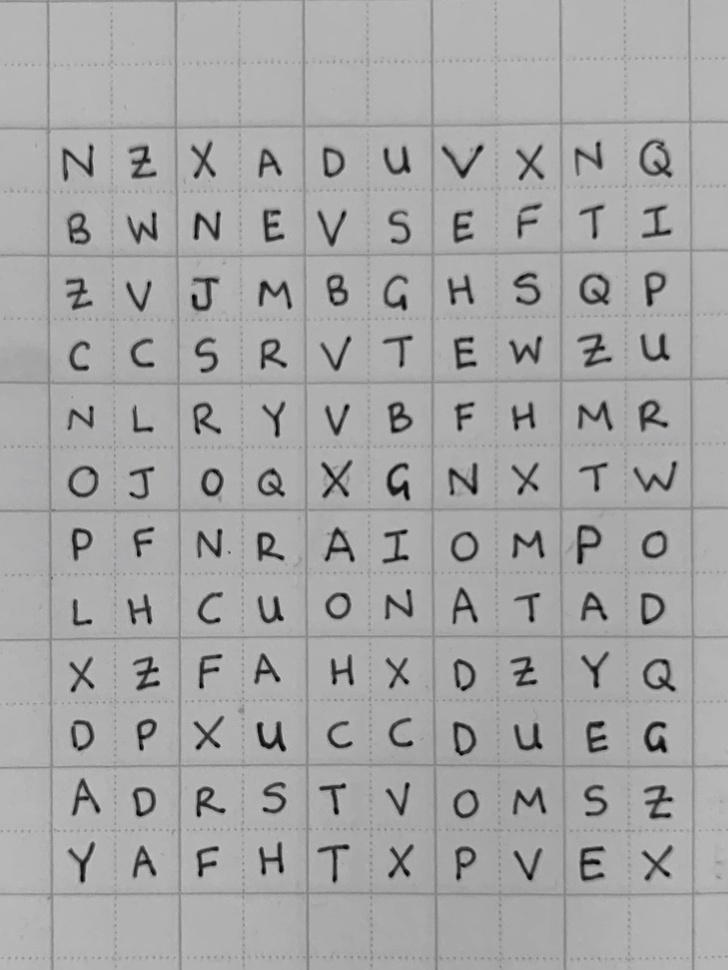
#> input picture assets/start.jpg, 728 x 970 px, shrunk from 980 x 1306 before the run
$ python ocr.py
#> lines starting #> are read from the running program, lines starting #| are printed output that depends on the picture; after the words box and inside, x2 and y2 are one past the last pixel; in counts of white or black regions, pixels touching at a corner belong together
"""
Guide: https://nanonets.com/blog/ocr-with-tesseract/
"""

from dataclasses import dataclass
from typing import Sequence, Tuple

import cv2
import numpy as np
import pytesseract

Image = np.ndarray
TESSERACT_CONFIG = (
    r"--oem 3 --psm 1 -c tessedit_char_whitelist=ABCDEFGHIJKLMNOPQRSTUVWXYZ"
)


@dataclass
class BoundingBox:
    left: int
    bottom: int
    right: int
    top: int

    def __repr__(self) -> str:
        return f"l={self.left} b={self.bottom} r={self.right} t={self.top}"


@dataclass
class Detections:
    char: str
    box: BoundingBox

    def __repr__(self) -> str:
        return self.char + " " + str(self.box)


def load_img() -> Image:
    return cv2.imread("assets/start.jpg")
#> returned value is the input picture: shape (970, 728, 3); mean B, G, R 166, 166, 166


def to_grayscale(image: Image) -> Image:
    return cv2.cvtColor(image, cv2.COLOR_BGR2GRAY)
#> returned value: shape (970, 728)


def sharpen(image: Image) -> Image:
    kernel = np.array([[-1, -1, -1], [-1, 9, -1], [-1, -1, -1]])
    return cv2.filter2D(image, -1, kernel)


def remove_noise(image: Image) -> Image:
    return cv2.medianBlur(image, 5)


def thresholding(image: Image) -> Image:
    return cv2.threshold(image, 0, 255, cv2.THRESH_BINARY + cv2.THRESH_OTSU)[1]


def opening(image: Image) -> Image:
    kernel = np.ones((5, 5), np.uint8)
#> kernel = [[1, 1, 1, 1, 1], [1, 1, 1, 1, 1], [1, 1, 1, 1, 1], [1, 1, 1, 1, 1], [1, 1, 1, 1, 1]]
    return cv2.morphologyEx(image, cv2.MORPH_OPEN, kernel)


def extract_bounding_boxes(image: Image) -> Tuple[Sequence[str], Sequence[BoundingBox]]:
    bounding_boxes_str = pytesseract.image_to_boxes(image, config=TESSERACT_CONFIG)
    chars, boxes = [], []
    for item in bounding_boxes_str.split("\n"):
        char, left, bottom, right, top, _ = item.split(" ")
        chars.append(char)
        boxes.append(BoundingBox(int(left), int(bottom), int(right), int(top)))

    return chars, boxes


# [13 lines left out: function draw_bounding_boxes, not called in this run]


def at_same_level(b1: BoundingBox, b2: BoundingBox) -> bool:
    cond = lambda x, y: (x.top <= y.top and x.top >= y.bottom)
    return cond(b1, b2) or cond(b2, b1)


# [91 lines left out: functions sort_top_left, is_false_positive, remove_false_positives, overlaps, filter_overlapping_boxes, find_valid_solutions and 1 more, not called in this run]


def main():
    original_image = load_img()
    modified_image = thresholding(opening(to_grayscale(original_image)))
#> in thresholding, `return cv2.threshold(image, 0, 255, cv2.THRESH_BINARY + cv2.THRESH_OTS..`:
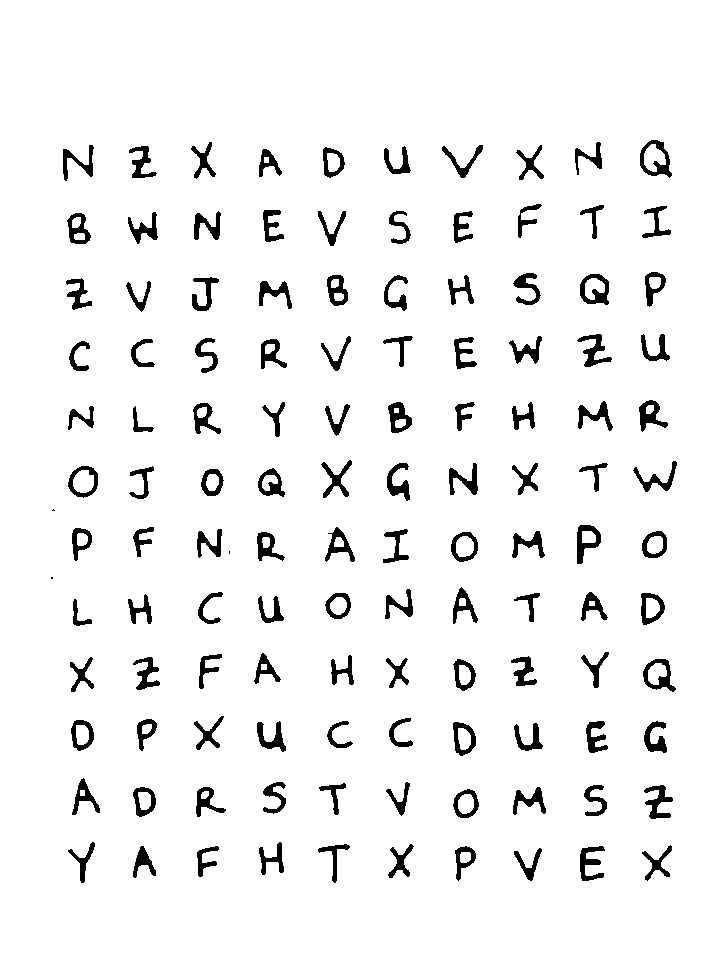
#> returned value: shape (970, 728); 94.5% white; 123 black regions (3 under 20 px), largest, box (x1, y1, x2, y2) and area: (640, 140, 672, 178) 479, (580, 274, 609, 305) 456, (577, 525, 601, 564) 437
    cv2.imwrite("assets/modified.jpg", modified_image)
    chars, boxes = extract_bounding_boxes(modified_image)
    detections = [Detections(c, b) for c, b in zip(chars, boxes)]
    detections = remove_false_positives(modified_image, detections)
    detections = filter_overlapping_boxes(detections)
    sorted_detections = sort_top_left(detections)
    annotated_image = draw_bounding_boxes(
        modified_image, [d.box for d in sorted_detections]
    )
    cv2.imwrite("assets/annotated.jpg", annotated_image)

    chars, boxes = zip(*[(d.char, d.box) for d in sorted_detections])
    all_solutions = find_valid_solutions(chars)
    # Find all valid solutions for "never graduate"
    # Finding all requires a recursive approach
    # Choose solution
    indexes = np.arange(len(boxes))
    solution_id = np.random.randint(0, len(all_solutions))
    solution = all_solutions[solution_id]
    remaining_inds = np.array([i for i in indexes if i not in solution])
    boxes_to_color = np.array(boxes)[remaining_inds]
    filled_image = fill_boxes(modified_image, boxes_to_color)
    cv2.imwrite(f"assets/filled.jpg", filled_image)


#> (the run stopped early here; a loop or call above may not have finished)
